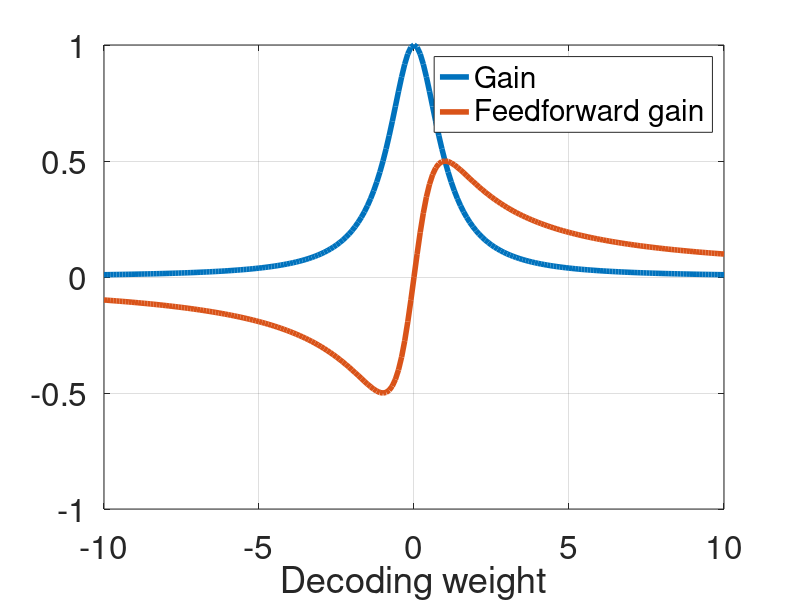

Write MATLAB code to recreate this figure.
Ww = -10:0.1:10;
mu = 1; %0.2;

gain = 1./(Ww.*Ww + mu);
gainw = Ww./(Ww.*Ww + mu);

figure
plot(Ww,gain,'LineWidth',4)
hold on
plot(Ww,gainw,'LineWidth',4)
legend('Gain','Feedforward gain')
set(gca,'FontSize',24)
xlabel('Decoding weight')
grid on
